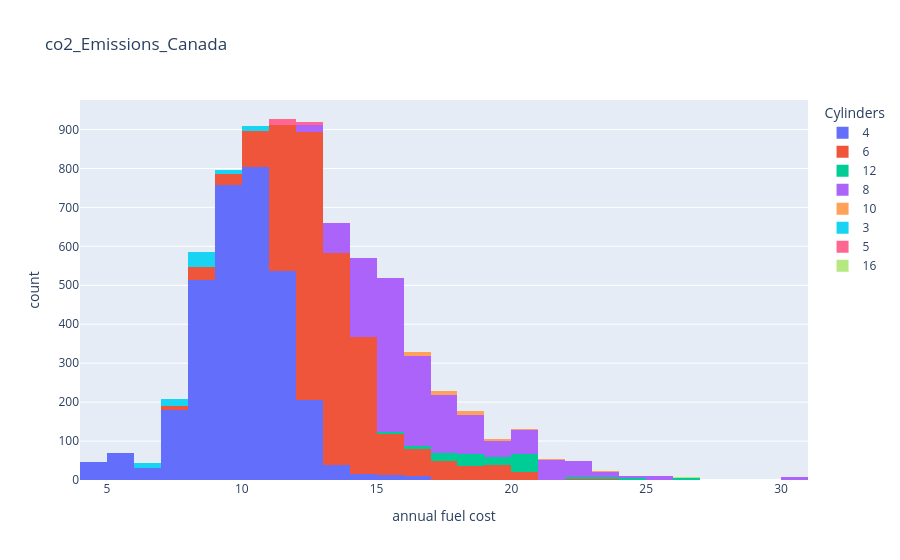

Here is the notebook cell this chart was saved with:
### Code cell
fig = px.histogram(
    df,
    x = "Fuel Consumption City (L/100 km)",
    color = "Cylinders",
    labels = {"Fuel Consumption City (L/100 km)":"annual fuel cost"},
    nbins=40,
    title = "co2_Emissions_Canada"
)
fig.show()

### Figure 1 — Plotly figure (JSON) as saved in the notebook; plotly's stock layout.template omitted (floating-point values rounded to 4 significant figures; data arrays with more than 128 entries replaced by an {"elided": "..."} marker saying what was removed)
{"data": [{"bingroup": "x", "hovertemplate": "Cylinders=4<br>annual fuel cost=%{x}<br>count=%{y}<extra></extra>", "legendgroup": "4", "marker": {"color": "#636efa", "pattern": {"shape": ""}}, "name": "4", "nbinsx": 40, "orientation": "v", "showlegend": true, "type": "histogram", "x": {"elided": "3220 float values"}, "xaxis": "x", "yaxis": "y"}, {"bingroup": "x", "hovertemplate": "Cylinders=6<br>annual fuel cost=%{x}<br>count=%{y}<extra></extra>", "legendgroup": "6", "marker": {"color": "#EF553B", "pattern": {"shape": ""}}, "name": "6", "nbinsx": 40, "orientation": "v", "showlegend": true, "type": "histogram", "x": {"elided": "2446 float values"}, "xaxis": "x", "yaxis": "y"}, {"bingroup": "x", "hovertemplate": "Cylinders=12<br>annual fuel cost=%{x}<br>count=%{y}<extra></extra>", "legendgroup": "12", "marker": {"color": "#00cc96", "pattern": {"shape": ""}}, "name": "12", "nbinsx": 40, "orientation": "v", "showlegend": true, "type": "histogram", "x": {"elided": "151 float values"}, "xaxis": "x", "yaxis": "y"}, {"bingroup": "x", "hovertemplate": "Cylinders=8<br>annual fuel cost=%{x}<br>count=%{y}<extra></extra>", "legendgroup": "8", "marker": {"color": "#ab63fa", "pattern": {"shape": ""}}, "name": "8", "nbinsx": 40, "orientation": "v", "showlegend": true, "type": "histogram", "x": {"elided": "1402 float values"}, "xaxis": "x", "yaxis": "y"}, {"bingroup": "x", "hovertemplate": "Cylinders=10<br>annual fuel cost=%{x}<br>count=%{y}<extra></extra>", "legendgroup": "10", "marker": {"color": "#FFA15A", "pattern": {"shape": ""}}, "name": "10", "nbinsx": 40, "orientation": "v", "showlegend": true, "type": "histogram", "x": [18.2, 21.1, 18.2, 21.1, 23.9, 18.0, 20.6, 20.0, 20.0, 18.2, 19.9, 18.2, 19.9, 19.4, 16.8, 19.2, 16.4, 16.9, 16.5, 16.5, 19.9, 16.4, 16.9, 16.0, 17.1, 17.1, 16.8, 17.2, 16.7, 17.2, 18.1, 17.9, 18.1, 17.9, 17.9, 17.9, 17.5, 17.5, 18.0, 18.0, 18.0, 18.0], "xaxis": "x", "yaxis": "y"}, {"bingroup": "x", "hovertemplate": "Cylinders=3<br>annual fuel cost=%{x}<br>count=%{y}<extra></extra>", "legendgroup": "3", "marker": {"color": "#19d3f3", "pattern": {"shape": ""}}, "name": "3", "nbinsx": 40, "orientation": "v", "showlegend": true, "type": "histogram", "x": [6.4, 7.0, 6.9, 6.9, 7.5, 8.1, 8.5, 8.1, 8.5, 8.2, 6.4, 7.0, 6.8, 6.8, 7.5, 8.5, 7.8, 8.7, 8.4, 8.7, 8.2, 9.4, 9.5, 8.7, 8.2, 6.4, 7.0, 7.5, 7.5, 7.6, 8.5, 7.9, 8.8, 8.5, 8.8, 8.5, 9.5, 9.6, 10.2, 10.6, 8.8, 8.5, 9.5, 9.6, 10.3, 10.6, 6.4, 7.1, 6.9, 7.2, 7.0, 8.6, 8.5, 7.9, 8.7, 8.5, 8.7, 8.4, 10.2, 10.5, 8.7, 8.4, 10.3, 10.5, 6.4, 7.1, 6.9, 7.2, 8.6, 8.8, 8.5, 8.8, 8.4, 10.2, 10.5, 8.8, 8.4, 10.3, 10.5, 6.6, 7.1, 6.9, 7.2, 9.0, 9.0, 8.6, 8.6, 8.9, 8.3, 8.3, 9.7, 8.3, 9.8, 6.6, 7.1], "xaxis": "x", "yaxis": "y"}, {"bingroup": "x", "hovertemplate": "Cylinders=5<br>annual fuel cost=%{x}<br>count=%{y}<extra></extra>", "legendgroup": "5", "marker": {"color": "#FF6692", "pattern": {"shape": ""}}, "name": "5", "nbinsx": 40, "orientation": "v", "showlegend": true, "type": "histogram", "x": [10.9, 11.2, 11.2, 11.0, 11.2, 11.0, 11.4, 11.3, 11.6, 11.6, 11.8, 11.6, 13.0, 11.8, 11.6, 11.6, 11.8, 11.6, 12.5, 12.5, 12.4, 12.3, 12.4, 12.0, 12.1, 12.1], "xaxis": "x", "yaxis": "y"}, {"bingroup": "x", "hovertemplate": "Cylinders=16<br>annual fuel cost=%{x}<br>count=%{y}<extra></extra>", "legendgroup": "16", "marker": {"color": "#B6E880", "pattern": {"shape": ""}}, "name": "16", "nbinsx": 40, "orientation": "v", "showlegend": true, "type": "histogram", "x": [26.8, 26.8, 26.8], "xaxis": "x", "yaxis": "y"}], "layout": {"barmode": "relative", "legend": {"title": {"text": "Cylinders"}, "tracegroupgap": 0}, "title": {"text": "co2_Emissions_Canada"}, "xaxis": {"anchor": "y", "domain": [0, 1], "title": {"text": "annual fuel cost"}}, "yaxis": {"anchor": "x", "domain": [0, 1], "title": {"text": "count"}}}}
